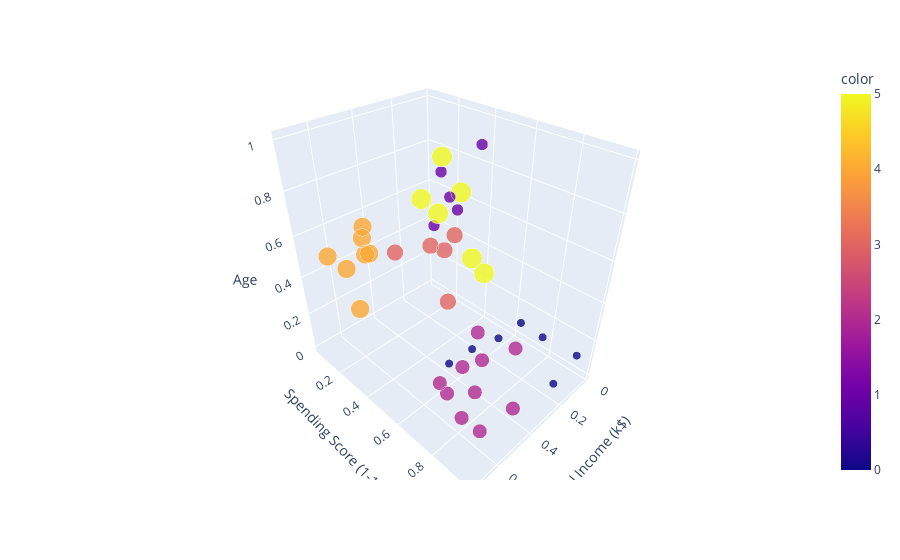

Notebook code cell kept with this figure:
### Code cell
fig = px.scatter_3d(X_test, x="Annual Income (k$)", y="Spending Score (1-100)", z="Age", color=pred, opacity=0.8, \
                    size=pred+1)
fig.show()

### Figure 1 — Plotly figure (JSON) as saved in the notebook; plotly's stock layout.template omitted (floating-point values rounded to 4 significant figures)
{"data": [{"hovertemplate": "Annual Income (k$)=%{x}<br>Spending Score (1-100)=%{y}<br>Age=%{z}<br>size=%{marker.size}<br>color=%{marker.color}<extra></extra>", "legendgroup": "", "marker": {"color": [5, 4, 1, 3, 2, 4, 0, 3, 5, 4, 0, 2, 4, 4, 1, 0, 0, 4, 0, 1, 2, 2, 0, 2, 1, 2, 2, 2, 3, 5, 5, 3, 4, 0, 5, 2, 2, 5, 3, 1], "coloraxis": "coloraxis", "opacity": 0.8, "size": [6, 5, 2, 4, 3, 5, 1, 4, 6, 5, 1, 3, 5, 5, 2, 1, 1, 5, 1, 2, 3, 3, 1, 3, 2, 3, 3, 3, 4, 6, 6, 4, 5, 1, 6, 3, 3, 6, 4, 2], "sizemode": "area", "sizeref": 0.015, "symbol": "circle"}, "mode": "markers", "name": "", "scene": "scene", "showlegend": false, "type": "scatter3d", "x": [0.06557, 0.5902, 0.3934, 0.377, 0.5984, 0.6803, 0.01639, 0.5082, 0.04098, 0.5164, 0.2541, 0.4508, 0.6721, 0.5164, 0.3197, 0.02459, 0.1475, 0.459, 0.1557, 0.3197, 0.6803, 0.5082, 0.1967, 0.5164, 0.2541, 0.4426, 0.6393, 0.6885, 0.4426, 0.1967, 0.04918, 0.2295, 0.5164, 0.3934, 0.08197, 0.7213, 0.459, 0.01639, 0.3197, 0.3934], "y": [0.2857, 0.1224, 0.4592, 0.4184, 0.6939, 0.1429, 0.7653, 0.3571, 0.1429, 0.1939, 0.551, 0.7755, 0.3163, 0.1531, 0.5102, 0.949, 0.9286, 0.08163, 0.7347, 0.4694, 0.8878, 0.9796, 0.6531, 0.7347, 0.5612, 0.9184, 0.9082, 0.9796, 0.5816, 0.2755, 0.3469, 0.4082, 0.1633, 0.5408, 0.04082, 0.8571, 0.7551, 0.398, 0.4388, 0.5], "z": [0.6538, 0.4231, 0.6923, 0.5769, 0.1731, 0.5385, 0.07692, 0.5769, 0.7692, 0.5, 0.01923, 0.25, 0.3654, 0.5577, 0.75, 0.09615, 0, 0.5577, 0.2308, 0.7885, 0.2115, 0.1923, 0.1154, 0.2308, 1, 0.4038, 0.3269, 0.2308, 0.4231, 0.5962, 0.3269, 0.5577, 0.4808, 0.01923, 0.5385, 0.3462, 0.3846, 0.25, 0.5385, 0.9231]}], "layout": {"coloraxis": {"colorbar": {"title": {"text": "color"}}, "colorscale": [[0, "#0d0887"], [0.1111, "#46039f"], [0.2222, "#7201a8"], [0.3333, "#9c179e"], [0.4444, "#bd3786"], [0.5556, "#d8576b"], [0.6667, "#ed7953"], [0.7778, "#fb9f3a"], [0.8889, "#fdca26"], [1, "#f0f921"]]}, "legend": {"itemsizing": "constant", "tracegroupgap": 0}, "margin": {"t": 60}, "scene": {"domain": {"x": [0, 1], "y": [0, 1]}, "xaxis": {"title": {"text": "Annual Income (k$)"}}, "yaxis": {"title": {"text": "Spending Score (1-100)"}}, "zaxis": {"title": {"text": "Age"}}}}}
